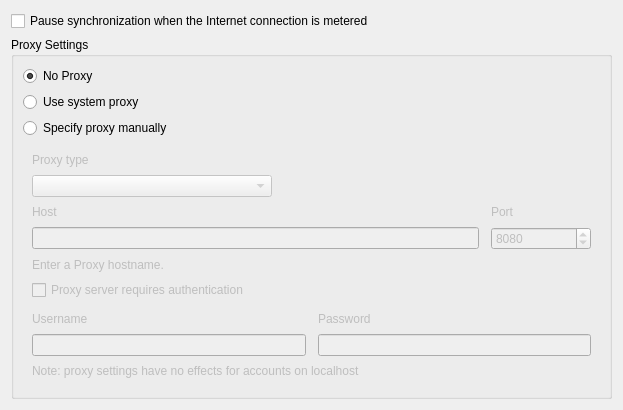
<?xml version="1.0" encoding="UTF-8"?>
<ui version="4.0">
 <class>OCC::NetworkSettings</class>
 <widget class="QWidget" name="OCC::NetworkSettings">
  <property name="geometry">
   <rect>
    <x>0</x>
    <y>0</y>
    <width>623</width>
    <height>360</height>
   </rect>
  </property>
  <property name="windowTitle">
   <string>Form</string>
  </property>
  <layout class="QVBoxLayout" name="verticalLayout_5">
   <item>
    <widget class="QCheckBox" name="pauseSyncWhenMeteredCheckbox">
     <property name="text">
      <string>Pause synchronization when the Internet connection is metered</string>
     </property>
    </widget>
   </item>
   <item>
    <widget class="QGroupBox" name="proxyGroupBox">
     <property name="enabled">
      <bool>true</bool>
     </property>
     <property name="title">
      <string>Proxy Settings</string>
     </property>
     <layout class="QVBoxLayout" name="verticalLayout_4">
      <item>
       <widget class="QRadioButton" name="noProxyRadioButton">
        <property name="text">
         <string>No Proxy</string>
        </property>
        <property name="checked">
         <bool>true</bool>
        </property>
        <attribute name="buttonGroup">
         <string notr="true">proxyButtonGroup</string>
        </attribute>
       </widget>
      </item>
      <item>
       <widget class="QRadioButton" name="systemProxyRadioButton">
        <property name="text">
         <string>Use system proxy</string>
        </property>
        <attribute name="buttonGroup">
         <string notr="true">proxyButtonGroup</string>
        </attribute>
       </widget>
      </item>
      <item>
       <widget class="QRadioButton" name="manualProxyRadioButton">
        <property name="text">
         <string>Specify proxy manually</string>
        </property>
        <attribute name="buttonGroup">
         <string notr="true">proxyButtonGroup</string>
        </attribute>
       </widget>
      </item>
      <item>
       <widget class="QWidget" name="manualSettings" native="true">
        <property name="enabled"><bool>false</bool></property>
        <layout class="QGridLayout" name="manualProxyLayout" columnstretch="1,0">
         <property name="horizontalSpacing"><number>12</number></property>
         <property name="verticalSpacing"><number>8</number></property>
         <item row="0" column="0" colspan="2">
          <widget class="QLabel" name="label_2">
           <property name="text"><string>Proxy type</string></property>
           <property name="buddy"><cstring>typeComboBox</cstring></property>
          </widget>
         </item>
         <item row="1" column="0" colspan="2">
          <widget class="QComboBox" name="typeComboBox">
           <property name="enabled"><bool>false</bool></property>
           <property name="maximumSize"><size><width>240</width><height>16777215</height></size></property>
          </widget>
         </item>
         <item row="2" column="0">
          <widget class="QLabel" name="hostLabel">
           <property name="text"><string>Host</string></property>
           <property name="buddy"><cstring>hostLineEdit</cstring></property>
          </widget>
         </item>
         <item row="2" column="1">
          <widget class="QLabel" name="portLabel">
           <property name="text"><string>Port</string></property>
           <property name="buddy"><cstring>portSpinBox</cstring></property>
          </widget>
         </item>
         <item row="3" column="0">
          <widget class="QLineEdit" name="hostLineEdit">
           <property name="accessibleName"><string>Proxy Hostname</string></property>
          </widget>
         </item>
         <item row="3" column="1">
          <widget class="QSpinBox" name="portSpinBox">
           <property name="minimumSize"><size><width>100</width><height>0</height></size></property>
           <property name="maximumSize"><size><width>112</width><height>16777215</height></size></property>
           <property name="accessibleName"><string>Proxy Port Number</string></property>
           <property name="minimum"><number>1</number></property>
           <property name="maximum"><number>65535</number></property>
           <property name="value"><number>8080</number></property>
          </widget>
         </item>
         <item row="4" column="0" colspan="2">
          <widget class="QLabel" name="proxyHostHint">
           <property name="visible"><bool>false</bool></property>
           <property name="text"><string>Enter a Proxy hostname.</string></property>
           <property name="wordWrap"><bool>true</bool></property>
          </widget>
         </item>
         <item row="5" column="0" colspan="2">
          <widget class="QCheckBox" name="authRequiredcheckBox">
           <property name="enabled"><bool>false</bool></property>
           <property name="text"><string>Proxy server requires authentication</string></property>
          </widget>
         </item>
         <item row="6" column="0" colspan="2">
          <widget class="QWidget" name="authWidgets" native="true">
           <property name="enabled"><bool>false</bool></property>
           <layout class="QGridLayout" name="authLayout" columnstretch="1,1">
            <property name="leftMargin"><number>0</number></property>
            <property name="topMargin"><number>4</number></property>
            <property name="rightMargin"><number>0</number></property>
            <property name="bottomMargin"><number>0</number></property>
            <property name="horizontalSpacing"><number>12</number></property>
            <property name="verticalSpacing"><number>8</number></property>
            <item row="0" column="0">
             <widget class="QLabel" name="userLabel">
              <property name="text"><string>Username</string></property>
              <property name="buddy"><cstring>userLineEdit</cstring></property>
             </widget>
            </item>
            <item row="0" column="1">
             <widget class="QLabel" name="passwordLabel">
              <property name="text"><string>Password</string></property>
              <property name="buddy"><cstring>passwordLineEdit</cstring></property>
             </widget>
            </item>
            <item row="1" column="0"><widget class="QLineEdit" name="userLineEdit"/></item>
            <item row="1" column="1">
             <widget class="QLineEdit" name="passwordLineEdit">
              <property name="echoMode"><enum>QLineEdit::EchoMode::Password</enum></property>
             </widget>
            </item>
           </layout>
          </widget>
         </item>
         <item row="7" column="0" colspan="2">
          <widget class="QLabel" name="labelLocalhost">
           <property name="text"><string>Note: proxy settings have no effects for accounts on localhost</string></property>
           <property name="wordWrap"><bool>true</bool></property>
          </widget>
         </item>
        </layout>
       </widget>
      </item>
     </layout>
    </widget>
   </item>
   <item>
    <spacer name="verticalSpacer">
     <property name="orientation">
      <enum>Qt::Orientation::Vertical</enum>
     </property>
     <property name="sizeHint" stdset="0">
      <size>
       <width>20</width>
       <height>0</height>
      </size>
     </property>
    </spacer>
   </item>
  </layout>
 </widget>
 <tabstops>
  <tabstop>pauseSyncWhenMeteredCheckbox</tabstop>
  <tabstop>noProxyRadioButton</tabstop>
  <tabstop>systemProxyRadioButton</tabstop>
  <tabstop>manualProxyRadioButton</tabstop>
  <tabstop>typeComboBox</tabstop>
  <tabstop>hostLineEdit</tabstop>
  <tabstop>portSpinBox</tabstop>
  <tabstop>authRequiredcheckBox</tabstop>
  <tabstop>userLineEdit</tabstop>
  <tabstop>passwordLineEdit</tabstop>
 </tabstops>
 <resources/>
 <connections/>
 <buttongroups>
  <buttongroup name="proxyButtonGroup"/>
 </buttongroups>
</ui>
